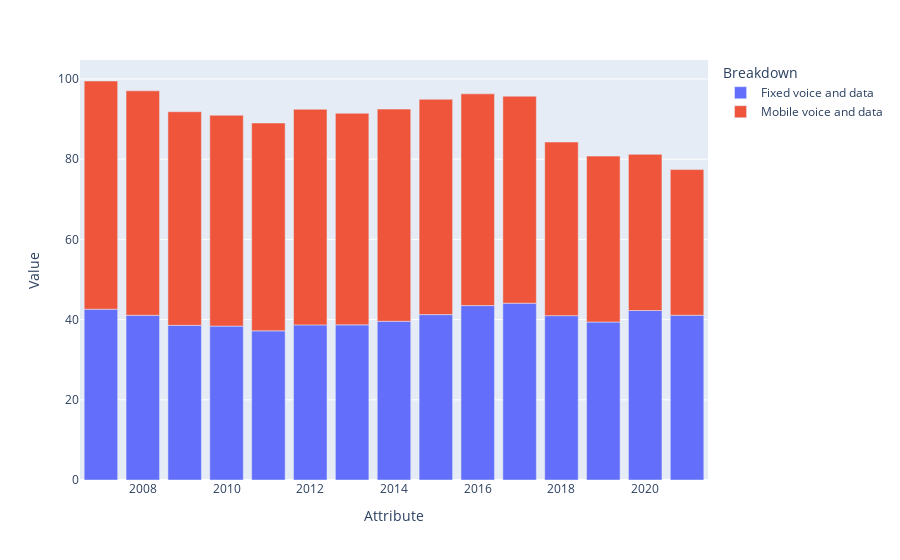

Notebook cell for this chart:
### Code cell
# Show figure
fig

### Figure 1 — Plotly figure (JSON) as saved in the notebook; plotly's stock layout.template omitted (floating-point values rounded to 4 significant figures)
{"data": [{"alignmentgroup": "True", "hovertemplate": "Breakdown=Fixed voice and data<br>Attribute=%{x}<br>Value=%{y}<extra></extra>", "legendgroup": "Fixed voice and data", "marker": {"color": "#636efa"}, "name": "Fixed voice and data", "offsetgroup": "Fixed voice and data", "orientation": "v", "showlegend": true, "textposition": "auto", "type": "bar", "x": ["2007", "2008", "2009", "2010", "2011", "2012", "2013", "2014", "2015", "2016", "2017", "2018", "2019", "2020", "2021"], "xaxis": "x", "y": [42.59, 41.07, 38.57, 38.38, 37.19, 38.67, 38.69, 39.58, 41.24, 43.49, 44.09, 40.98, 39.39, 42.26, 41.08], "yaxis": "y"}, {"alignmentgroup": "True", "hovertemplate": "Breakdown=Mobile voice and data<br>Attribute=%{x}<br>Value=%{y}<extra></extra>", "legendgroup": "Mobile voice and data", "marker": {"color": "#EF553B"}, "name": "Mobile voice and data", "offsetgroup": "Mobile voice and data", "orientation": "v", "showlegend": true, "textposition": "auto", "type": "bar", "x": ["2007", "2008", "2009", "2010", "2011", "2012", "2013", "2014", "2015", "2016", "2017", "2018", "2019", "2020", "2021"], "xaxis": "x", "y": [56.9, 55.97, 53.26, 52.57, 51.82, 53.76, 52.75, 52.9, 53.69, 52.79, 51.61, 43.29, 41.37, 38.94, 36.32], "yaxis": "y"}], "layout": {"barmode": "relative", "legend": {"title": {"text": "Breakdown"}, "tracegroupgap": 0}, "margin": {"t": 60}, "xaxis": {"anchor": "y", "domain": [0, 1], "title": {"text": "Attribute"}}, "yaxis": {"anchor": "x", "domain": [0, 1], "title": {"text": "Value"}}}}
